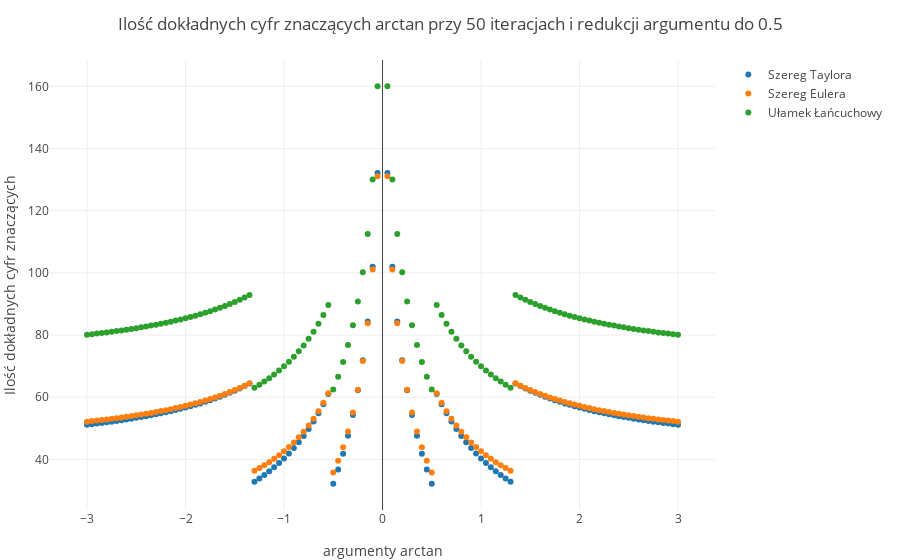

This figure's notebook cell:
### Code cell
function plot_atan{T}(iter::T, desired_arg::T)
    args = big"-3.0":big"0.05":big"3.0"
    taylor_numbers = []
    euler_numbers = []
    frac_numbers = []
    
    string_iter = string(convert(Int,iter))
    string_red_arg = string(convert(Float32,desired_arg))
    
    for i in args
        push!(taylor_numbers,acc(arctan(arctan_taylor, iter, i, desired_arg = desired_arg),atan(i)))
        push!(euler_numbers,acc(arctan(arctan_euler, iter, i, desired_arg = desired_arg),atan(i)))
        push!(frac_numbers,acc(arctan(arctan_continued_fraction, iter, i, desired_arg = desired_arg),atan(i)))
    end
    
    taylor = scatter(;x=args, y=taylor_numbers, mode="markers", name = "Szereg Taylora")
    euler = scatter(;x=args, y=euler_numbers, mode="markers", name = "Szereg Eulera")
    frac = scatter(;x=args, y=frac_numbers, mode="markers", name="Ułamek Łańcuchowy")
    
    layout = Layout(;title="Ilość dokładnych cyfr znaczących arctan przy " * string_iter * " iteracjach i redukcji argumentu do " * string_red_arg,
    xaxis=attr(title="argumenty arctan"),
    yaxis=attr(title="Ilość dokładnych cyfr znaczących"))
    plot([taylor, euler, frac],layout)
end
plot_atan(big"50.0",big"0.5")
